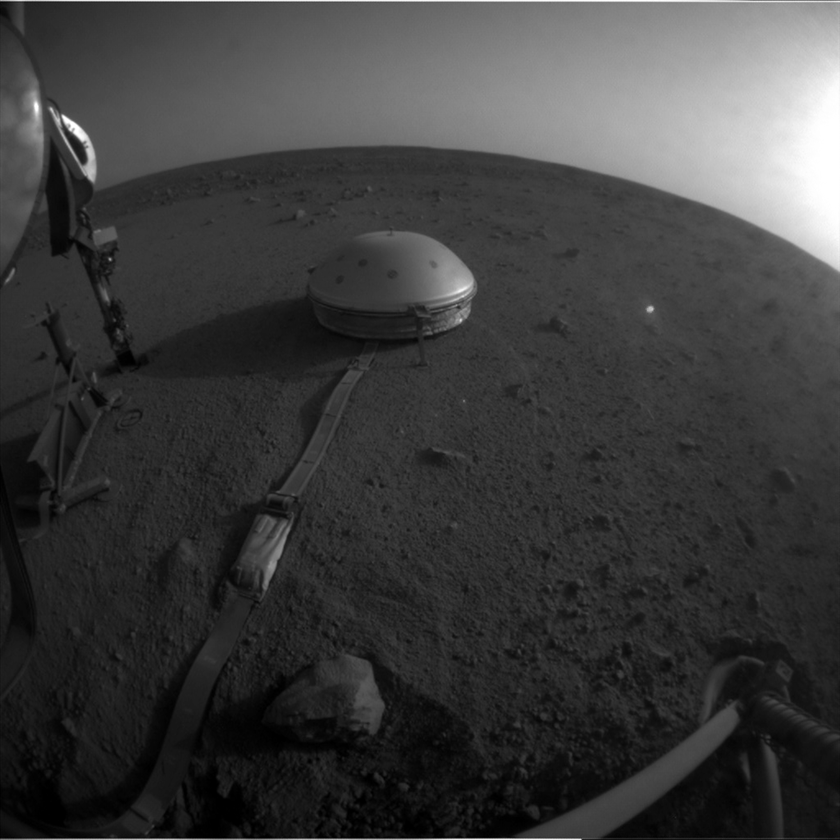
#> input picture images/insight_gray8.tif, 840 x 840 px, shrunk from 2048 x 2048 before the run
$ python test.py
#> lines starting #> are read from the running program, lines starting #| are printed output that depends on the picture
import matplotlib.pyplot as plt
from PIL import Image

im = Image.open("images/insight_gray8.tif")
#> im is the input picture: PIL image 840x840 L; min 0, max 255, mean 60.7
print("Format:\t\t" + im.format)
#| Format:		TIFF
print("Size:\t\t" + str(im.size))
#| Size:		(840, 840)
print("Mode:\t\t" + im.mode)
#| Mode:		L

# Get pixel value at coord 0,0
pxdata = im.load()
print("Pixel at (0,0):\t" + str(pxdata[0,0]))
#| Pixel at (0,0):	158

# Get image extrema
extrema = im.getextrema()
#> extrema = (0, 255)
print("Extrema:\t" + str(extrema))
#| Extrema:	(0, 255)

# Get histogram
histogram = im.histogram()
#> histogram = 256 values, max 13988 at index 50, min 189 at index 247, mean 2756.2
print("Histogram:")
print(histogram)
#> (printed output is left out)

# Show visual histogram
# Could have used the 'histogram' variable and displayed a bar chart, though.
flattened_pxdata = im.getdata()
plt.hist(flattened_pxdata, 256)
plt.show()
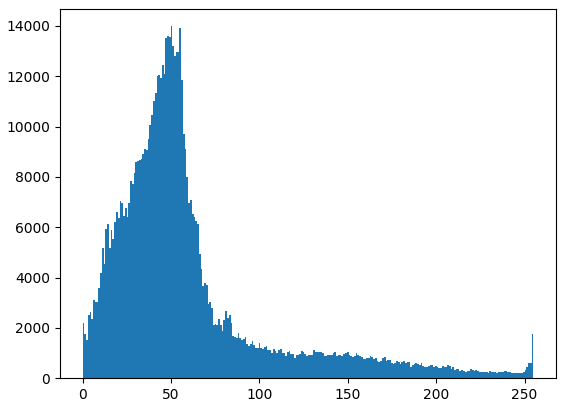
#> figure drawn by matplotlib, 1 panel; tallest bar 13988 high, from x = 49.8 to 50.8
